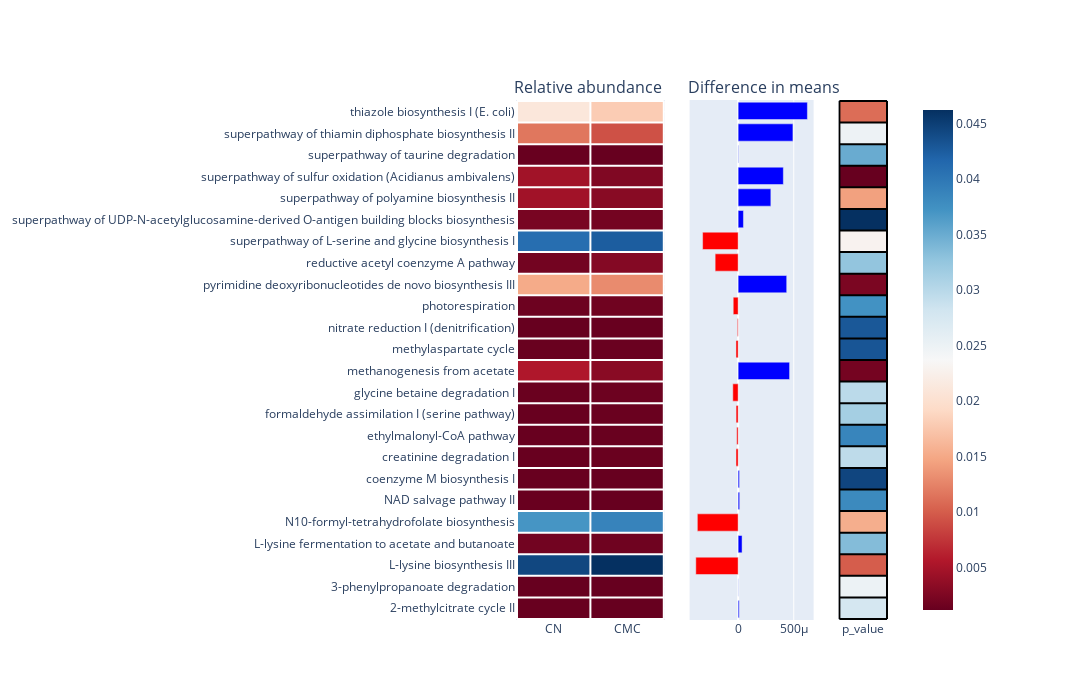

Here is the notebook cell this chart was saved with:
### Code cell
import plotly.graph_objects as go
from plotly.subplots import make_subplots
import numpy as np

def pathway_plotly(data_df, group1, height = 700):
    # Создаем подзаголовки
    fig = make_subplots(rows=1, cols=3,
                        specs=[[{"type": "heatmap"}, {"type": "bar"}, {"type": "heatmap"}]],
                        subplot_titles=("Relative abundance", "Difference in means"))

    # Heatmap для относительного изобилия
    heatmap_df = data_df[['CN', group1]]
    fig.add_trace(go.Heatmap(z=heatmap_df.values,
                            x=heatmap_df.columns,
                            y=heatmap_df.index,
                            colorscale='RdBu',
                            showscale=False),  # Используем 'RdBu' вместо 'coolwarm'
                row=1, col=1)

    # Добавляем белые линии для границ
    n_rows, n_cols = heatmap_df.values.shape
    for i in range(n_rows + 1):
        fig.add_shape(type="line",
                    xref="x1", yref="y1",
                    x0=-0.5, y0=i - 0.5, x1=n_cols - 0.5, y1=i - 0.5,
                    line=dict(color="white"))

    for i in range(n_cols + 1):
        fig.add_shape(type="line",
                    xref="x1", yref="y1",
                    x0=i - 0.5, y0=-0.5, x1=i - 0.5, y1=n_rows - 0.5,
                    line=dict(color="white"))

    # Столбчатая диаграмма для разности средних
    colors = ['blue' if x > 0 else 'red' for x in data_df['diff']]
    fig.add_trace(go.Bar(y=data_df.index,
                        x=data_df['diff'],
                        orientation='h',
                        marker=dict(color=colors)),
                row=1, col=2)

    # Heatmap для p-значений (с границами)
    fig.add_trace(go.Heatmap(z=data_df[['p_value']].values,
                            x=['p_value'],
                            y=data_df.index,
                            colorscale='RdBu',
                            colorbar=dict(x=0.8)), # Позиция шкалы цвета
                row=1, col=3)

    # Добавляем белые линии для границ 3-го графика
    n_rows, n_cols = data_df[['p_value']].values.shape
    for i in range(n_rows + 1):
        fig.add_shape(type="line",
                    xref="x3", yref="y3",
                    x0=-0.5, y0=i - 0.5, x1=n_cols - 0.5, y1=i - 0.5,
                    line=dict(color="black"))

    for i in range(n_cols + 1):
        fig.add_shape(type="line",
                    xref="x3", yref="y3",
                    x0=i - 0.5, y0=-0.5, x1=i - 0.5, y1=n_rows - 0.5,
                    line=dict(color="black"))

    # Обновляем оси и прочие параметры графика
    fig.update_layout(height=height, width=1200, showlegend=False)
    fig.update_layout(
        xaxis1=dict(domain=[0.0, 0.3]), # Первый график
        xaxis2=dict(domain=[0.35, 0.6]), # Второй график
        xaxis3=dict(domain=[0.65, 0.75]) # Третий график
    )
    fig.update_yaxes(tickmode='array', tickvals=[], row=1, col=2)
    fig.update_yaxes(tickmode='array', tickvals=[], row=1, col=3)

    fig.write_html(f"figures/pathway/plotly_beta_{group1}.html")

    # Отображаем график
    fig.show()

pathway_plotly(final_df_cmc, 'CMC')

### Figure 1 — Plotly figure (JSON) as saved in the notebook; plotly's stock layout.template omitted (floating-point values rounded to 4 significant figures)
{"data": [{"colorscale": [[0, "rgb(103,0,31)"], [0.1, "rgb(178,24,43)"], [0.2, "rgb(214,96,77)"], [0.3, "rgb(244,165,130)"], [0.4, "rgb(253,219,199)"], [0.5, "rgb(247,247,247)"], [0.6, "rgb(209,229,240)"], [0.7, "rgb(146,197,222)"], [0.8, "rgb(67,147,195)"], [0.9, "rgb(33,102,172)"], [1, "rgb(5,48,97)"]], "showscale": false, "type": "heatmap", "x": ["CN", "CMC"], "xaxis": "x", "y": ["2-methylcitrate cycle II", "3-phenylpropanoate degradation", "L-lysine biosynthesis III", "L-lysine fermentation to acetate and butanoate", "N10-formyl-tetrahydrofolate biosynthesis", "NAD salvage pathway II", "coenzyme M biosynthesis I", "creatinine degradation I", "ethylmalonyl-CoA pathway", "formaldehyde assimilation I (serine pathway)", "glycine betaine degradation I", "methanogenesis from acetate", "methylaspartate cycle", "nitrate reduction I (denitrification)", "photorespiration", "pyrimidine deoxyribonucleotides de novo biosynthesis III", "reductive acetyl coenzyme A pathway", "superpathway of L-serine and glycine biosynthesis I", "superpathway of UDP-N-acetylglucosamine-derived O-antigen building blocks biosynthesis", "superpathway of polyamine biosynthesis II", "superpathway of sulfur oxidation (Acidianus ambivalens)", "superpathway of taurine degradation", "superpathway of thiamin diphosphate biosynthesis II", "thiazole biosynthesis I (E. coli)"], "yaxis": "y", "z": [[1.492e-05, 5.219e-06], [2.041e-06, 7.364e-07], [0.008725, 0.009106], [0.0001349, 9.959e-05], [0.007248, 0.007615], [1.967e-05, 6.024e-06], [1.564e-05, 3.472e-06], [1.289e-05, 3.21e-05], [1.335e-05, 2.635e-05], [1.746e-05, 3.608e-05], [3.132e-05, 7.941e-05], [0.0008781, 0.0004158], [2.358e-05, 4.314e-05], [6.139e-06, 1.351e-05], [6.796e-05, 0.0001123], [0.002825, 0.002389], [0.0001515, 0.0003583], [0.008034, 0.008353], [0.0002024, 0.0001548], [0.0007005, 0.0004066], [0.0007057, 0.0002994], [8.796e-06, 5.513e-06], [0.002121, 0.001629], [0.004018, 0.003396]]}, {"marker": {"color": ["blue", "blue", "red", "blue", "red", "blue", "blue", "red", "red", "red", "red", "blue", "red", "red", "red", "blue", "red", "red", "blue", "blue", "blue", "blue", "blue", "blue"]}, "orientation": "h", "type": "bar", "x": [9.697e-06, 1.305e-06, -0.0003807, 3.531e-05, -0.000367, 1.364e-05, 1.217e-05, -1.921e-05, -1.3e-05, -1.862e-05, -4.809e-05, 0.0004623, -1.956e-05, -7.371e-06, -4.431e-05, 0.0004365, -0.0002068, -0.0003195, 4.76e-05, 0.0002939, 0.0004063, 3.283e-06, 0.0004924, 0.0006225], "xaxis": "x2", "y": ["2-methylcitrate cycle II", "3-phenylpropanoate degradation", "L-lysine biosynthesis III", "L-lysine fermentation to acetate and butanoate", "N10-formyl-tetrahydrofolate biosynthesis", "NAD salvage pathway II", "coenzyme M biosynthesis I", "creatinine degradation I", "ethylmalonyl-CoA pathway", "formaldehyde assimilation I (serine pathway)", "glycine betaine degradation I", "methanogenesis from acetate", "methylaspartate cycle", "nitrate reduction I (denitrification)", "photorespiration", "pyrimidine deoxyribonucleotides de novo biosynthesis III", "reductive acetyl coenzyme A pathway", "superpathway of L-serine and glycine biosynthesis I", "superpathway of UDP-N-acetylglucosamine-derived O-antigen building blocks biosynthesis", "superpathway of polyamine biosynthesis II", "superpathway of sulfur oxidation (Acidianus ambivalens)", "superpathway of taurine degradation", "superpathway of thiamin diphosphate biosynthesis II", "thiazole biosynthesis I (E. coli)"], "yaxis": "y2"}, {"colorbar": {"x": 0.8}, "colorscale": [[0, "rgb(103,0,31)"], [0.1, "rgb(178,24,43)"], [0.2, "rgb(214,96,77)"], [0.3, "rgb(244,165,130)"], [0.4, "rgb(253,219,199)"], [0.5, "rgb(247,247,247)"], [0.6, "rgb(209,229,240)"], [0.7, "rgb(146,197,222)"], [0.8, "rgb(67,147,195)"], [0.9, "rgb(33,102,172)"], [1, "rgb(5,48,97)"]], "type": "heatmap", "x": ["p_value"], "xaxis": "x3", "y": ["2-methylcitrate cycle II", "3-phenylpropanoate degradation", "L-lysine biosynthesis III", "L-lysine fermentation to acetate and butanoate", "N10-formyl-tetrahydrofolate biosynthesis", "NAD salvage pathway II", "coenzyme M biosynthesis I", "creatinine degradation I", "ethylmalonyl-CoA pathway", "formaldehyde assimilation I (serine pathway)", "glycine betaine degradation I", "methanogenesis from acetate", "methylaspartate cycle", "nitrate reduction I (denitrification)", "photorespiration", "pyrimidine deoxyribonucleotides de novo biosynthesis III", "reductive acetyl coenzyme A pathway", "superpathway of L-serine and glycine biosynthesis I", "superpathway of UDP-N-acetylglucosamine-derived O-antigen building blocks biosynthesis", "superpathway of polyamine biosynthesis II", "superpathway of sulfur oxidation (Acidianus ambivalens)", "superpathway of taurine degradation", "superpathway of thiamin diphosphate biosynthesis II", "thiazole biosynthesis I (E. coli)"], "yaxis": "y3", "z": [[0.02775], [0.02504], [0.01004], [0.03348], [0.01543], [0.03814], [0.04444], [0.0296], [0.03866], [0.03134], [0.02975], [0.002042], [0.04312], [0.0429], [0.03728], [0.002387], [0.03266], [0.02291], [0.04621], [0.01446], [0.001202], [0.03506], [0.02492], [0.01106]]}], "layout": {"annotations": [{"font": {"size": 16}, "showarrow": false, "text": "Relative abundance", "x": 0.1444, "xanchor": "center", "xref": "paper", "y": 1, "yanchor": "bottom", "yref": "paper"}, {"font": {"size": 16}, "showarrow": false, "text": "Difference in means", "x": 0.5, "xanchor": "center", "xref": "paper", "y": 1, "yanchor": "bottom", "yref": "paper"}], "height": 700, "shapes": [{"line": {"color": "white"}, "type": "line", "x0": -0.5, "x1": 1.5, "xref": "x", "y0": -0.5, "y1": -0.5, "yref": "y"}, {"line": {"color": "white"}, "type": "line", "x0": -0.5, "x1": 1.5, "xref": "x", "y0": 0.5, "y1": 0.5, "yref": "y"}, {"line": {"color": "white"}, "type": "line", "x0": -0.5, "x1": 1.5, "xref": "x", "y0": 1.5, "y1": 1.5, "yref": "y"}, {"line": {"color": "white"}, "type": "line", "x0": -0.5, "x1": 1.5, "xref": "x", "y0": 2.5, "y1": 2.5, "yref": "y"}, {"line": {"color": "white"}, "type": "line", "x0": -0.5, "x1": 1.5, "xref": "x", "y0": 3.5, "y1": 3.5, "yref": "y"}, {"line": {"color": "white"}, "type": "line", "x0": -0.5, "x1": 1.5, "xref": "x", "y0": 4.5, "y1": 4.5, "yref": "y"}, {"line": {"color": "white"}, "type": "line", "x0": -0.5, "x1": 1.5, "xref": "x", "y0": 5.5, "y1": 5.5, "yref": "y"}, {"line": {"color": "white"}, "type": "line", "x0": -0.5, "x1": 1.5, "xref": "x", "y0": 6.5, "y1": 6.5, "yref": "y"}, {"line": {"color": "white"}, "type": "line", "x0": -0.5, "x1": 1.5, "xref": "x", "y0": 7.5, "y1": 7.5, "yref": "y"}, {"line": {"color": "white"}, "type": "line", "x0": -0.5, "x1": 1.5, "xref": "x", "y0": 8.5, "y1": 8.5, "yref": "y"}, {"line": {"color": "white"}, "type": "line", "x0": -0.5, "x1": 1.5, "xref": "x", "y0": 9.5, "y1": 9.5, "yref": "y"}, {"line": {"color": "white"}, "type": "line", "x0": -0.5, "x1": 1.5, "xref": "x", "y0": 10.5, "y1": 10.5, "yref": "y"}, {"line": {"color": "white"}, "type": "line", "x0": -0.5, "x1": 1.5, "xref": "x", "y0": 11.5, "y1": 11.5, "yref": "y"}, {"line": {"color": "white"}, "type": "line", "x0": -0.5, "x1": 1.5, "xref": "x", "y0": 12.5, "y1": 12.5, "yref": "y"}, {"line": {"color": "white"}, "type": "line", "x0": -0.5, "x1": 1.5, "xref": "x", "y0": 13.5, "y1": 13.5, "yref": "y"}, {"line": {"color": "white"}, "type": "line", "x0": -0.5, "x1": 1.5, "xref": "x", "y0": 14.5, "y1": 14.5, "yref": "y"}, {"line": {"color": "white"}, "type": "line", "x0": -0.5, "x1": 1.5, "xref": "x", "y0": 15.5, "y1": 15.5, "yref": "y"}, {"line": {"color": "white"}, "type": "line", "x0": -0.5, "x1": 1.5, "xref": "x", "y0": 16.5, "y1": 16.5, "yref": "y"}, {"line": {"color": "white"}, "type": "line", "x0": -0.5, "x1": 1.5, "xref": "x", "y0": 17.5, "y1": 17.5, "yref": "y"}, {"line": {"color": "white"}, "type": "line", "x0": -0.5, "x1": 1.5, "xref": "x", "y0": 18.5, "y1": 18.5, "yref": "y"}, {"line": {"color": "white"}, "type": "line", "x0": -0.5, "x1": 1.5, "xref": "x", "y0": 19.5, "y1": 19.5, "yref": "y"}, {"line": {"color": "white"}, "type": "line", "x0": -0.5, "x1": 1.5, "xref": "x", "y0": 20.5, "y1": 20.5, "yref": "y"}, {"line": {"color": "white"}, "type": "line", "x0": -0.5, "x1": 1.5, "xref": "x", "y0": 21.5, "y1": 21.5, "yref": "y"}, {"line": {"color": "white"}, "type": "line", "x0": -0.5, "x1": 1.5, "xref": "x", "y0": 22.5, "y1": 22.5, "yref": "y"}, {"line": {"color": "white"}, "type": "line", "x0": -0.5, "x1": 1.5, "xref": "x", "y0": 23.5, "y1": 23.5, "yref": "y"}, {"line": {"color": "white"}, "type": "line", "x0": -0.5, "x1": -0.5, "xref": "x", "y0": -0.5, "y1": 23.5, "yref": "y"}, {"line": {"color": "white"}, "type": "line", "x0": 0.5, "x1": 0.5, "xref": "x", "y0": -0.5, "y1": 23.5, "yref": "y"}, {"line": {"color": "white"}, "type": "line", "x0": 1.5, "x1": 1.5, "xref": "x", "y0": -0.5, "y1": 23.5, "yref": "y"}, {"line": {"color": "black"}, "type": "line", "x0": -0.5, "x1": 0.5, "xref": "x3", "y0": -0.5, "y1": -0.5, "yref": "y3"}, {"line": {"color": "black"}, "type": "line", "x0": -0.5, "x1": 0.5, "xref": "x3", "y0": 0.5, "y1": 0.5, "yref": "y3"}, {"line": {"color": "black"}, "type": "line", "x0": -0.5, "x1": 0.5, "xref": "x3", "y0": 1.5, "y1": 1.5, "yref": "y3"}, {"line": {"color": "black"}, "type": "line", "x0": -0.5, "x1": 0.5, "xref": "x3", "y0": 2.5, "y1": 2.5, "yref": "y3"}, {"line": {"color": "black"}, "type": "line", "x0": -0.5, "x1": 0.5, "xref": "x3", "y0": 3.5, "y1": 3.5, "yref": "y3"}, {"line": {"color": "black"}, "type": "line", "x0": -0.5, "x1": 0.5, "xref": "x3", "y0": 4.5, "y1": 4.5, "yref": "y3"}, {"line": {"color": "black"}, "type": "line", "x0": -0.5, "x1": 0.5, "xref": "x3", "y0": 5.5, "y1": 5.5, "yref": "y3"}, {"line": {"color": "black"}, "type": "line", "x0": -0.5, "x1": 0.5, "xref": "x3", "y0": 6.5, "y1": 6.5, "yref": "y3"}, {"line": {"color": "black"}, "type": "line", "x0": -0.5, "x1": 0.5, "xref": "x3", "y0": 7.5, "y1": 7.5, "yref": "y3"}, {"line": {"color": "black"}, "type": "line", "x0": -0.5, "x1": 0.5, "xref": "x3", "y0": 8.5, "y1": 8.5, "yref": "y3"}, {"line": {"color": "black"}, "type": "line", "x0": -0.5, "x1": 0.5, "xref": "x3", "y0": 9.5, "y1": 9.5, "yref": "y3"}, {"line": {"color": "black"}, "type": "line", "x0": -0.5, "x1": 0.5, "xref": "x3", "y0": 10.5, "y1": 10.5, "yref": "y3"}, {"line": {"color": "black"}, "type": "line", "x0": -0.5, "x1": 0.5, "xref": "x3", "y0": 11.5, "y1": 11.5, "yref": "y3"}, {"line": {"color": "black"}, "type": "line", "x0": -0.5, "x1": 0.5, "xref": "x3", "y0": 12.5, "y1": 12.5, "yref": "y3"}, {"line": {"color": "black"}, "type": "line", "x0": -0.5, "x1": 0.5, "xref": "x3", "y0": 13.5, "y1": 13.5, "yref": "y3"}, {"line": {"color": "black"}, "type": "line", "x0": -0.5, "x1": 0.5, "xref": "x3", "y0": 14.5, "y1": 14.5, "yref": "y3"}, {"line": {"color": "black"}, "type": "line", "x0": -0.5, "x1": 0.5, "xref": "x3", "y0": 15.5, "y1": 15.5, "yref": "y3"}, {"line": {"color": "black"}, "type": "line", "x0": -0.5, "x1": 0.5, "xref": "x3", "y0": 16.5, "y1": 16.5, "yref": "y3"}, {"line": {"color": "black"}, "type": "line", "x0": -0.5, "x1": 0.5, "xref": "x3", "y0": 17.5, "y1": 17.5, "yref": "y3"}, {"line": {"color": "black"}, "type": "line", "x0": -0.5, "x1": 0.5, "xref": "x3", "y0": 18.5, "y1": 18.5, "yref": "y3"}, {"line": {"color": "black"}, "type": "line", "x0": -0.5, "x1": 0.5, "xref": "x3", "y0": 19.5, "y1": 19.5, "yref": "y3"}, {"line": {"color": "black"}, "type": "line", "x0": -0.5, "x1": 0.5, "xref": "x3", "y0": 20.5, "y1": 20.5, "yref": "y3"}, {"line": {"color": "black"}, "type": "line", "x0": -0.5, "x1": 0.5, "xref": "x3", "y0": 21.5, "y1": 21.5, "yref": "y3"}, {"line": {"color": "black"}, "type": "line", "x0": -0.5, "x1": 0.5, "xref": "x3", "y0": 22.5, "y1": 22.5, "yref": "y3"}, {"line": {"color": "black"}, "type": "line", "x0": -0.5, "x1": 0.5, "xref": "x3", "y0": 23.5, "y1": 23.5, "yref": "y3"}, {"line": {"color": "black"}, "type": "line", "x0": -0.5, "x1": -0.5, "xref": "x3", "y0": -0.5, "y1": 23.5, "yref": "y3"}, {"line": {"color": "black"}, "type": "line", "x0": 0.5, "x1": 0.5, "xref": "x3", "y0": -0.5, "y1": 23.5, "yref": "y3"}], "showlegend": false, "width": 1200, "xaxis": {"anchor": "y", "domain": [0, 0.3]}, "xaxis2": {"anchor": "y2", "domain": [0.35, 0.6]}, "xaxis3": {"anchor": "y3", "domain": [0.65, 0.75]}, "yaxis": {"anchor": "x", "domain": [0, 1]}, "yaxis2": {"anchor": "x2", "domain": [0, 1], "tickmode": "array", "tickvals": []}, "yaxis3": {"anchor": "x3", "domain": [0, 1], "tickmode": "array", "tickvals": []}}}
